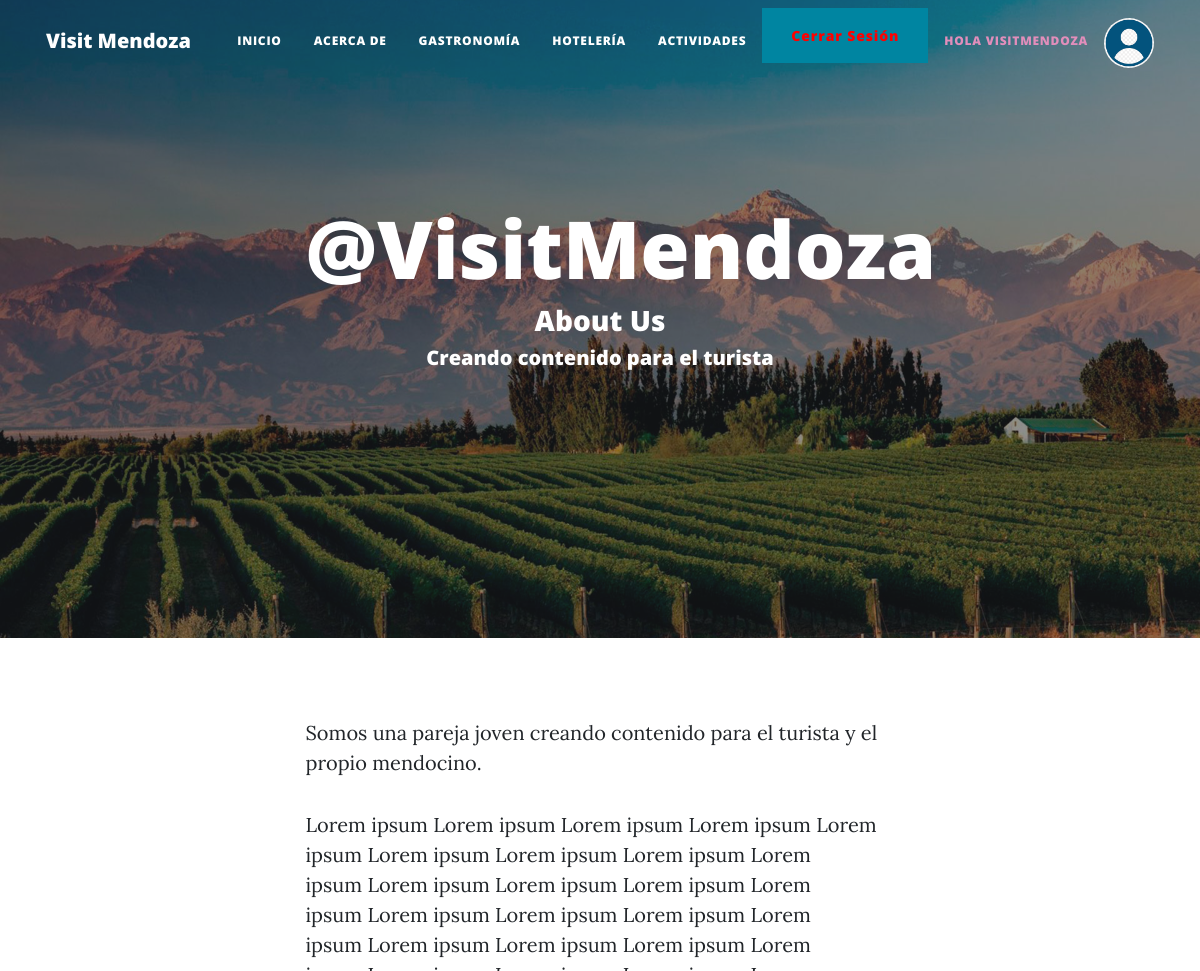
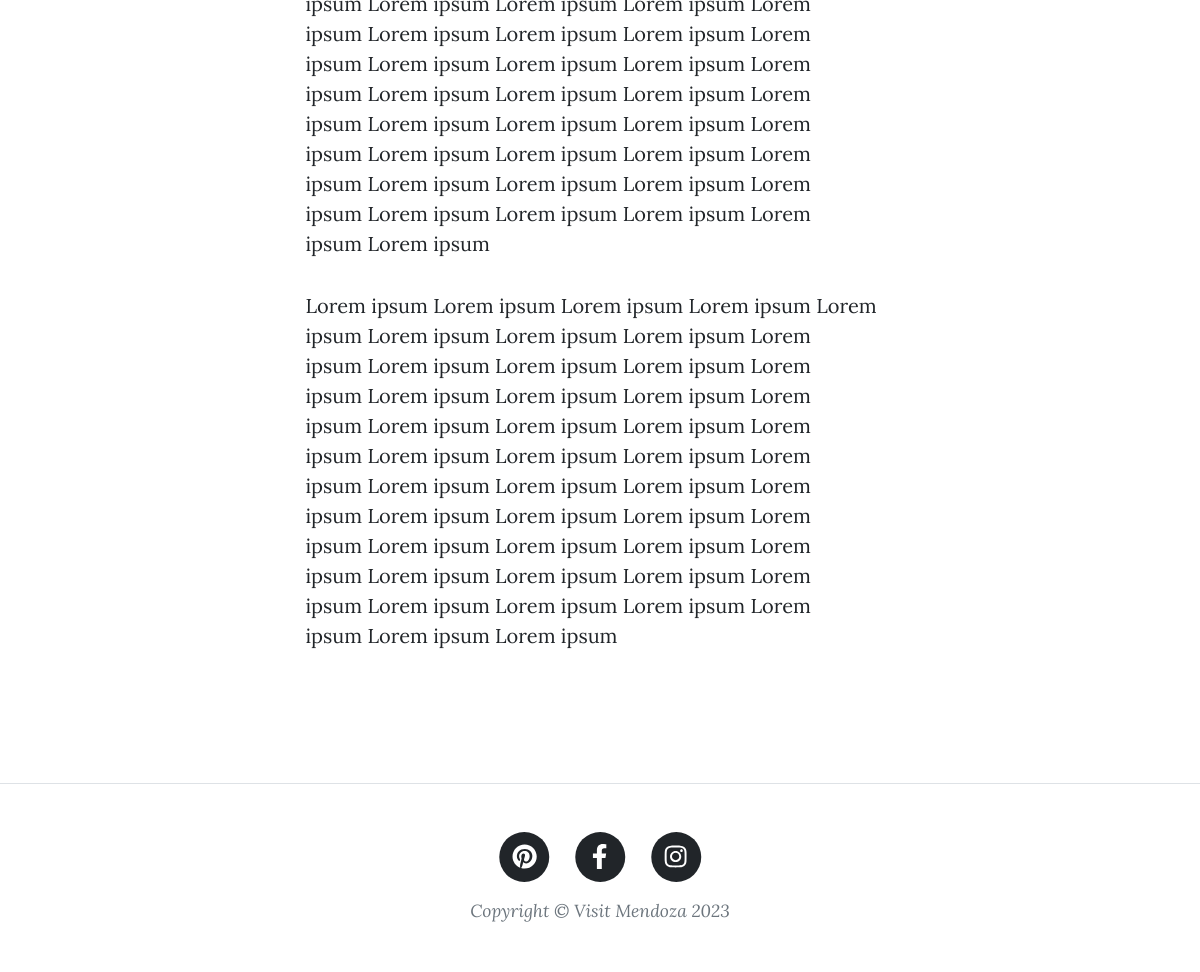
The page /about/ (signed in) on the database as committed earlier (2 pictures, top to bottom).
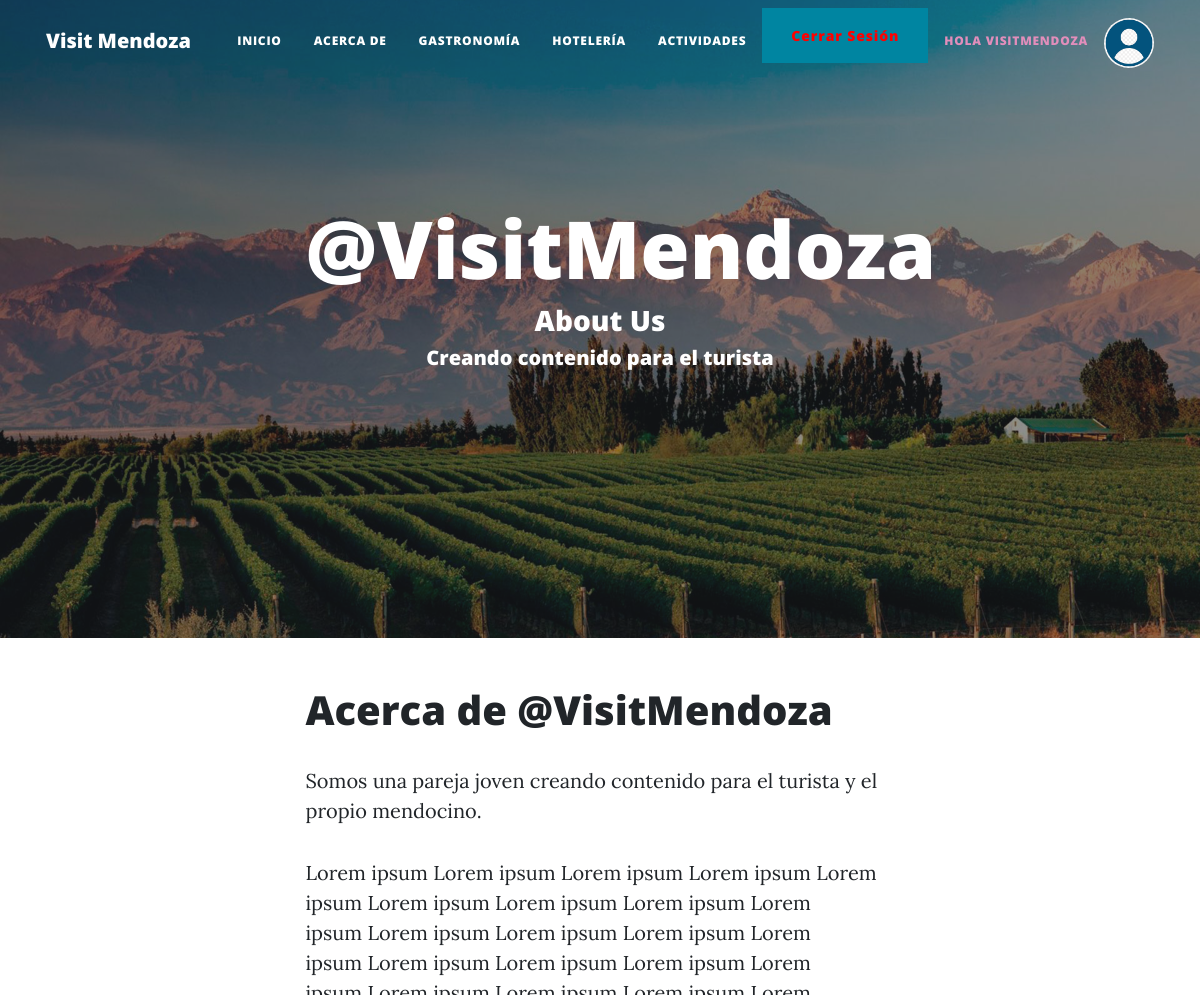
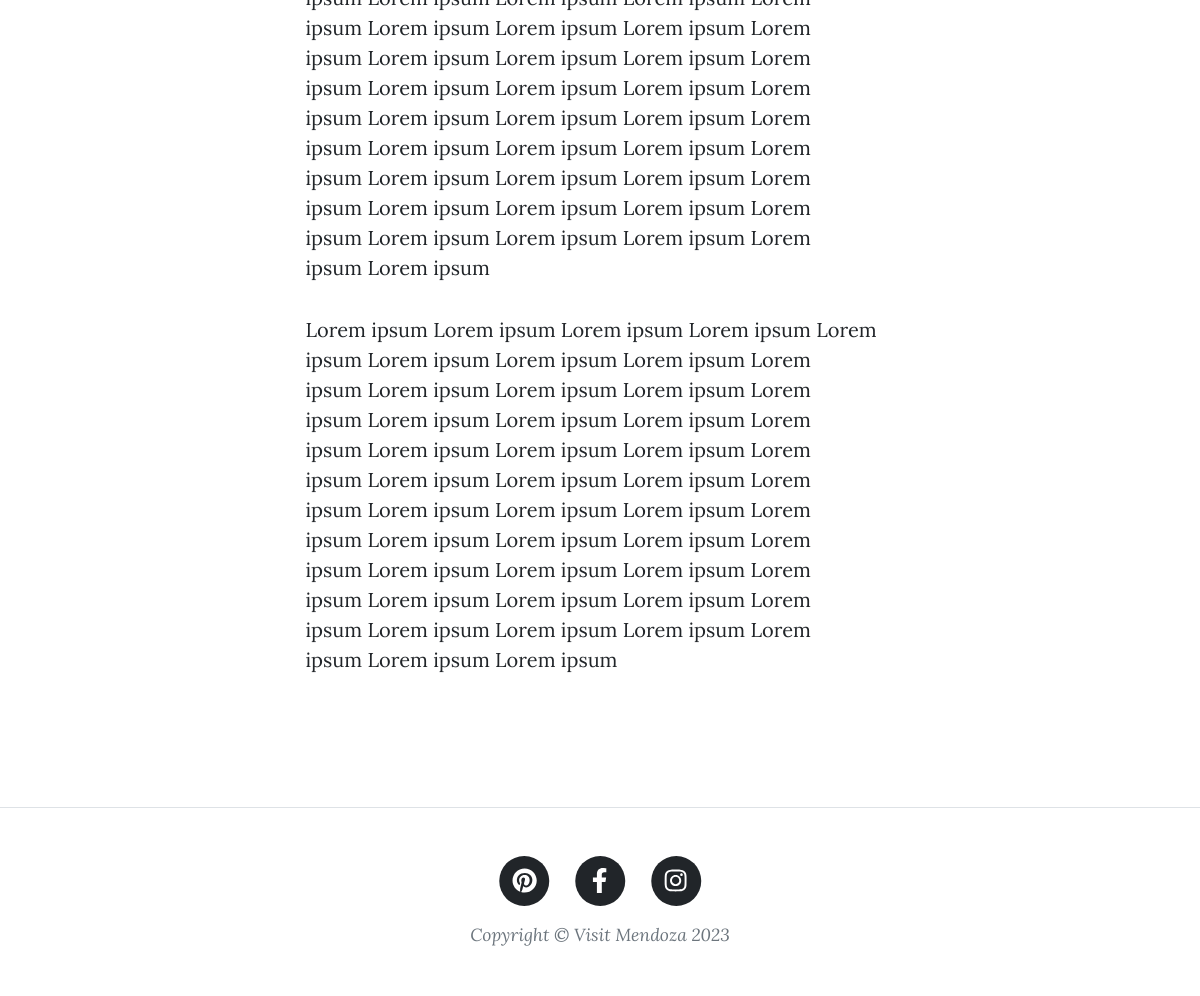
The same page on the database as committed later (2 pictures, top to bottom).
### AppBlog/models.py (models this page shows, shortened)
class About(models.Model):
    id = models.AutoField(primary_key=True)
    title = models.CharField('Titulo', max_length=100, null = False, blank = False)
    description = models.CharField('Descripción', max_length=100, null = True, blank = True)
    image = models.URLField(max_length=200, null = False, blank = False)
    content = RichTextField()
    status = models.BooleanField('Activo / No Activo', default=True)
    published = models.DateField('Fecha de Creación', auto_now_add=True)
    updated = models.DateField('Fecha de Modificacion', auto_now=True)
    class Meta:
        verbose_name = 'Acerca de'
        verbose_name_plural = 'Acerca de'

### AppBlog/views.py (the view)
# urls.py: path('about/', about, name='about'),
def about(request):
    about = About.objects.get(id=1)
    if request.user.is_authenticated:
        return render(request, 'about.html', {'about':about, 'imagen':obtenerAvatar(request)})
    else:
        return render(request, 'about.html', {'about':about})

### AppBlog/views.py (called while the page is built)
def obtenerAvatar(request):
    lista=Avatar.objects.filter(user=request.user)
    if len(lista)!=0:
        imagen=lista[0].imagen.url
    else:
        imagen="media/avatars/transparent-default-avatar.png"
    return imagen

### Templates/about.html (shortened to what this page needs)
{% extends 'index.html' %}
{% load static %}
{% block titulo_body %}
    <h1> @VisitMendoza </h1>
    <h3> About Us </h3>
    <h5> {{ about.description }} </h5>
{% endblock titulo_body %}
{% block contenido %}
    {{ about.content | safe }}
{% endblock contenido %}

Rows that differ between the two databases and show on the page:
changed About "Creando contenido para el turista": content "Somos una pareja joven…" → "Acerca de @VisitMendoza Somos una pareja joven…"
